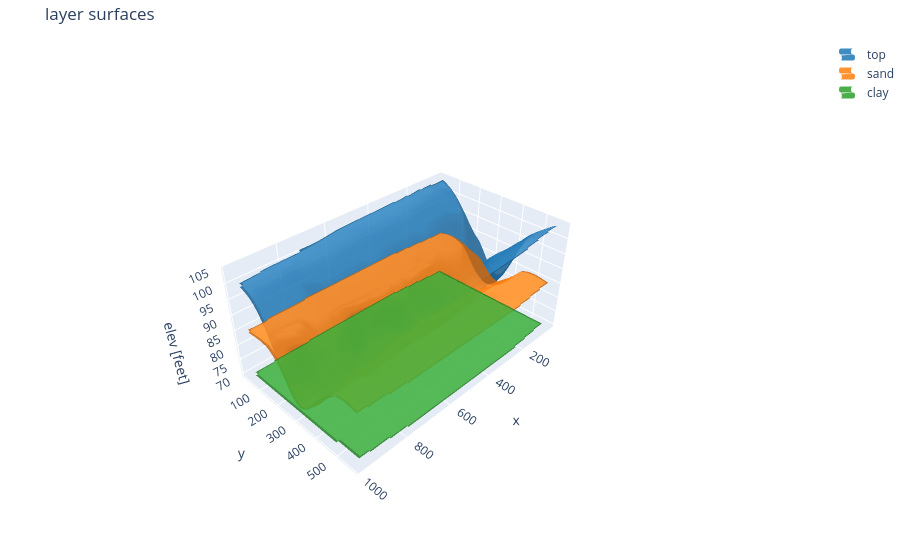

Notebook source saved alongside this figure:
### Code cell
# overlay several contacts -- the valley top vs. the sand and clay bottoms
eroded.surface_3d(["top", "sand", "clay"])

### Figure 1 — Plotly figure (JSON) as saved in the notebook; plotly's stock layout.template omitted (floating-point values rounded to 4 significant figures; data arrays with more than 128 entries replaced by an {"elided": "..."} marker saying what was removed)
{"data": [{"cmax": 104.0, "cmin": 70.0, "colorscale": [[0, "rgb(31,119,180)"], [1, "rgb(31,119,180)"]], "name": "top", "opacity": 0.85, "showlegend": true, "showscale": false, "type": "surface", "x": {"elided": "120x120 float values"}, "y": {"elided": "120x120 float values"}, "z": {"elided": "120x120 float values"}}, {"cmax": 104.0, "cmin": 70.0, "colorscale": [[0, "rgb(255,127,14)"], [1, "rgb(255,127,14)"]], "name": "sand", "opacity": 0.85, "showlegend": true, "showscale": false, "type": "surface", "x": {"elided": "120x120 float values"}, "y": {"elided": "120x120 float values"}, "z": {"elided": "120x120 float values"}}, {"cmax": 104.0, "cmin": 70.0, "colorscale": [[0, "rgb(44,160,44)"], [1, "rgb(44,160,44)"]], "name": "clay", "opacity": 0.85, "showlegend": true, "showscale": false, "type": "surface", "x": {"elided": "120x120 float values"}, "y": {"elided": "120x120 float values"}, "z": {"elided": "120x120 float values"}}], "layout": {"autosize": true, "margin": {"b": 0, "l": 0, "r": 0, "t": 40}, "scene": {"aspectmode": "manual", "aspectratio": {"x": 1, "y": 0.6, "z": 0.45}, "zaxis": {"title": {"text": "elev [feet]"}}}, "showlegend": true, "title": {"text": "layer surfaces"}}}
